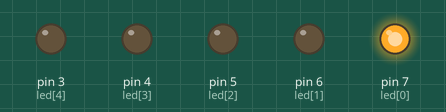
Recording of a sketch running on a simulated Arduino Uno, built with avr-gcc and run on an emulated ATmega328P. Parts: output pins drawn as LEDs (lit = HIGH).

Above: at 0.5 s.
At 3.5 s:
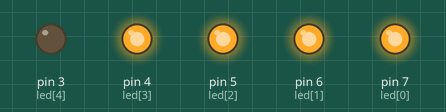
At 5.0 s:
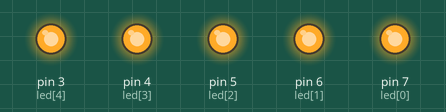
At 8.5 s:
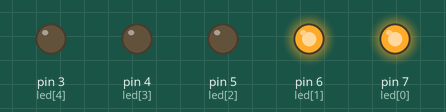
At 10.5 s:
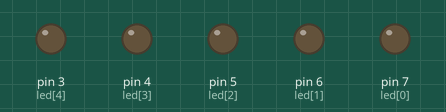
At 13.5 s:
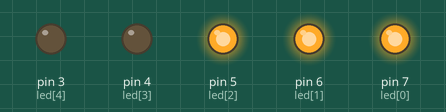
Timing chart, 0 to 14.3 s (numbered marks = the images above):
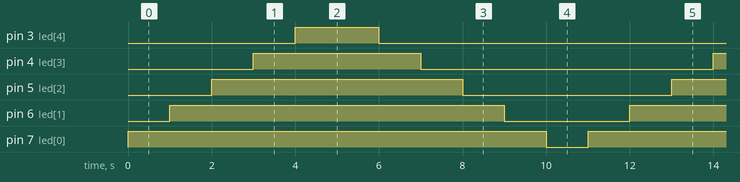

The sketch:

mang.ino
```cpp
// Mạng + Led
int led[5] = {7, 6, 5, 4, 3};
//Phần tử [0] = 7 phần tử [1] = 6
void setup() {
  //Vòng lặp for cấu hình OUTPUT cho mảng
  for (int i = 0; i < 5 ; i++) {
    pinMode(led[i], OUTPUT);
  }
}
void loop() {
  //Sáng từ led tăng dần theo chỉ số
  //Sáng từ [0] đến [4]
  for (int i = 0; i < 5; i++) {
    digitalWrite(led[i], HIGH);
    delay(1000);
  }
  delay(1000);
  //Tắt từng led tăng dần theo chỉ số
  //Tắt từ [0] đến [4]
  for(int i = 4 ; i >= 0 ; i--) {
    digitalWrite(led[i], LOW);
    delay(1000);
  }
}
```

Measured:
- by itself, pin 3 (led[4]): alternates HIGH for 2.0 s and LOW for 9.0 s
- by itself, pin 4 (led[3]): alternates HIGH for 4.0 s and LOW for 7.0 s
- by itself, pin 5 (led[2]): alternates HIGH for 6.0 s and LOW for 5.0 s
- by itself, pin 6 (led[1]): alternates HIGH for 8.0 s and LOW for 3.0 s
- by itself, pin 7 (led[0]): alternates HIGH for 10.0 s and LOW for 1.0 s
